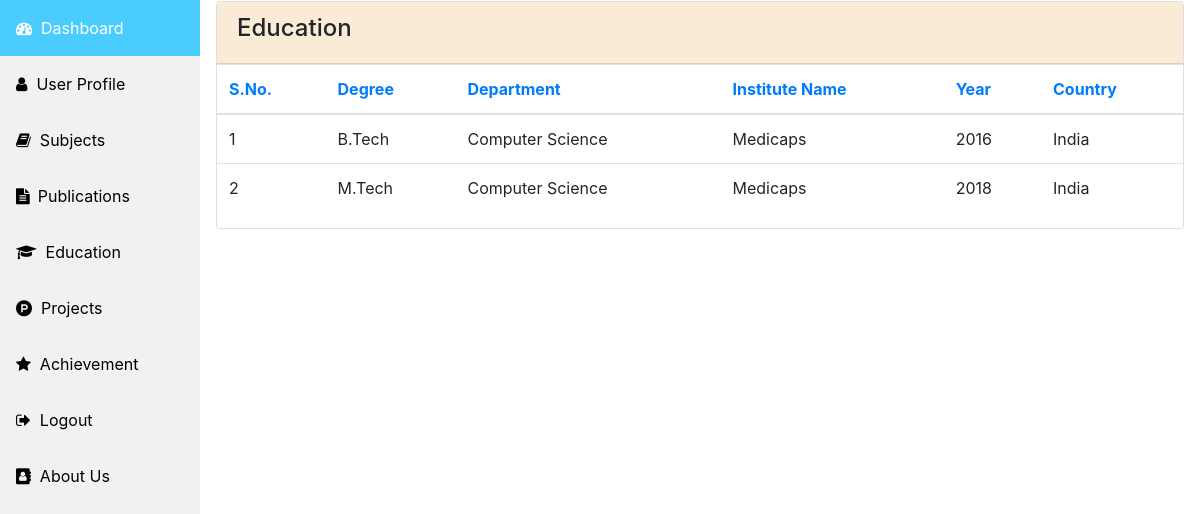
/education/ (signed in), run on the app's committed database.
### fam/models.py (models this page shows, shortened)
class Education(models.Model):
    user = models.ForeignKey(User, on_delete=models.CASCADE, related_name='education')
    degree = models.CharField(max_length=100)
    department = models.CharField(max_length=100)
    institute = models.CharField(max_length=100)
    country = models.CharField(max_length=100)
    year = models.CharField(max_length=100)

### fam/views.py (the view)
# urls.py: path('education/', views.education, name='education'),
def education(request):
    context ={}
    if request.user.is_authenticated:
        context['user'] = request.user
        context['education'] = Education.objects.filter(user = request.user.id)
        return render(request, 'fam/education.html',context)
    else:
        return render(request, 'fam/index.html')

### fam/templates/fam/education.html (shortened to what this page needs)
{% extends 'fam/base.html' %}
{% block content %}
<div class="card">
    <div class="card-header" data-background-color="purple">
        <h4 class="title">Education </h4>
    </div>
    <div class="card-content table-responsive">
        <table class="table">
            <thead class="text-primary">
                <th>S.No.</th>
                <th>Degree</th>
                <th>Department</th>
                <th>Institute Name</th>
                <th>Year</th>
                <th>Country</th>
            </thead>
            <tbody>
            {% for u in education %}
                <tr>
                    <td>{{ forloop.counter }}</td>
                    <td>{{u.degree}}</td>
                    <td>{{u.department}}</td>
                    <td>{{u.institute}}</td>
                    <td>{{u.year}}</td>
                    <td>{{u.country}}</td>
                </tr>
            {% endfor %}
            </tbody>
        </table>
    </div>
</div>
{% endblock %}

### fam/templates/fam/education.html (style rules this page uses)
.card .card-header { background-color:#FAEBD7; }

### data on the page
Education: degree "B.Tech", department "Computer Science", institute "Medicaps", year "2016", country "India"
Education: degree "M.Tech", department "Computer Science", institute "Medicaps", year "2018", country "India"
